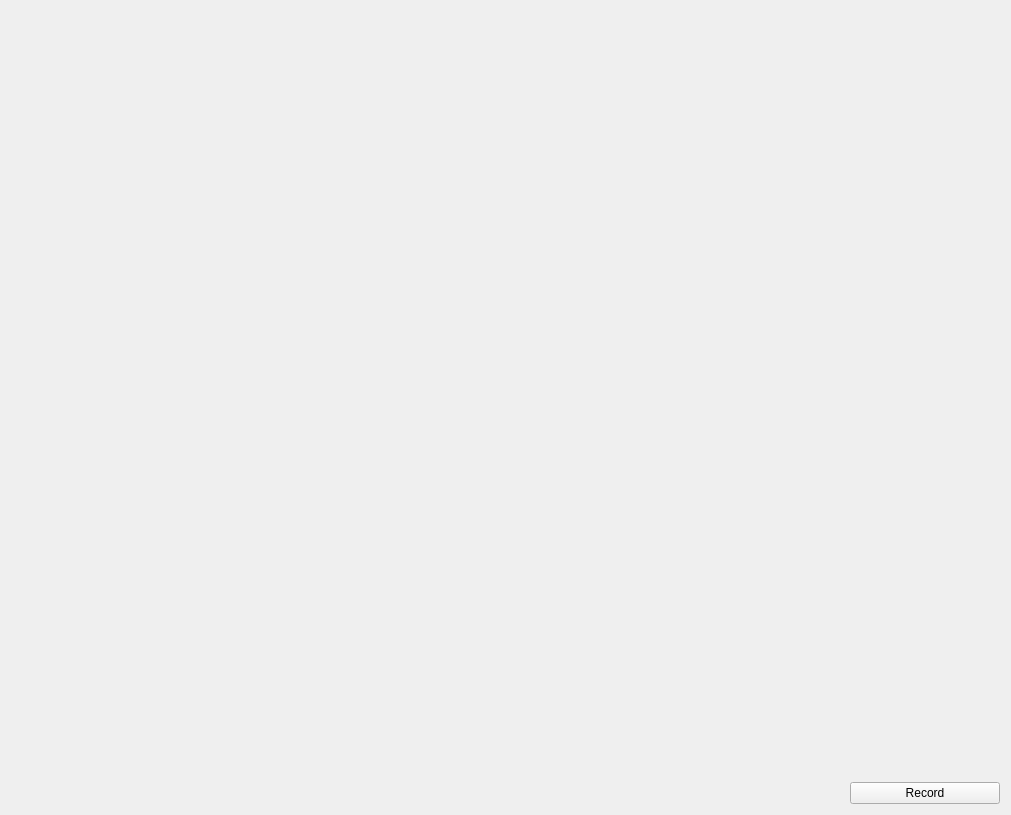
<?xml version="1.0" encoding="UTF-8"?>
<ui version="4.0">
 <class>Form</class>
 <widget class="QWidget" name="Form">
  <property name="geometry">
   <rect>
    <x>0</x>
    <y>0</y>
    <width>1011</width>
    <height>815</height>
   </rect>
  </property>
  <property name="windowTitle">
   <string>Form</string>
  </property>
  <layout class="QVBoxLayout" name="verticalLayout" stretch="1,1,1,0">
   <item>
    <widget class="PlotWidget" name="soundWidget"/>
   </item>
   <item>
    <widget class="PlotWidget" name="fftWidget"/>
   </item>
   <item>
    <widget class="PlotWidget" name="spectrogramWidget"/>
   </item>
   <item>
    <layout class="QHBoxLayout" name="horizontalLayout" stretch="0,0">
     <item>
      <spacer name="horizontalSpacer">
       <property name="orientation">
        <enum>Qt::Horizontal</enum>
       </property>
       <property name="sizeHint" stdset="0">
        <size>
         <width>40</width>
         <height>20</height>
        </size>
       </property>
      </spacer>
     </item>
     <item>
      <widget class="QPushButton" name="recordButton">
       <property name="minimumSize">
        <size>
         <width>150</width>
         <height>0</height>
        </size>
       </property>
       <property name="text">
        <string>Record</string>
       </property>
      </widget>
     </item>
    </layout>
   </item>
  </layout>
 </widget>
 <customwidgets>
  <customwidget>
   <class>PlotWidget</class>
   <extends>QFrame</extends>
   <header>pyqtgraph</header>
   <container>1</container>
  </customwidget>
 </customwidgets>
 <resources/>
 <connections/>
</ui>
